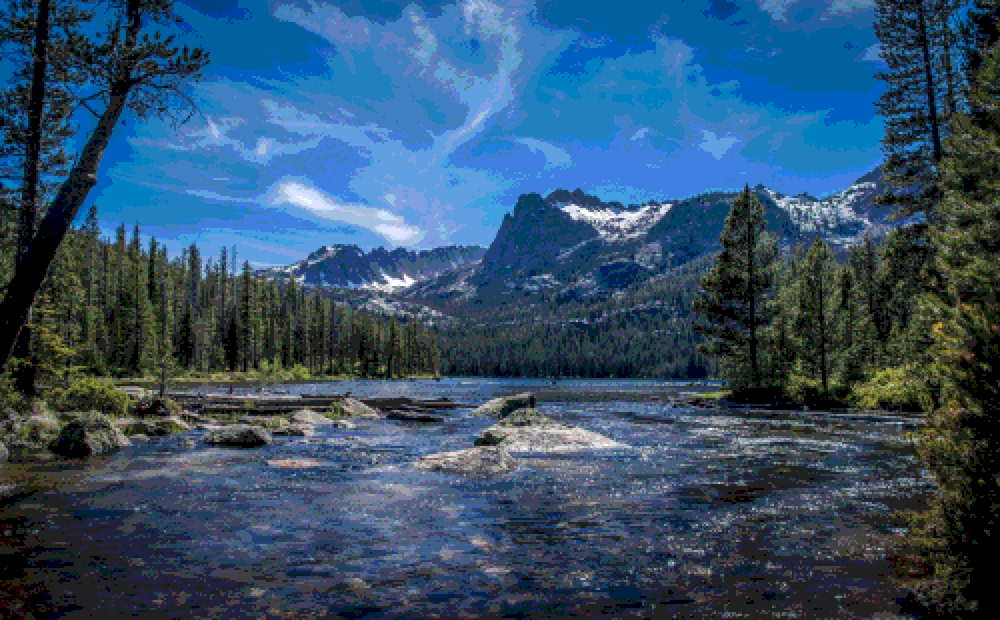
#> input picture sample/mosaic_high.png, 1000 x 620 px, shrunk from 2500 x 1550 before the run
$ python mosaic.py --target sample/mosaic_high.png --collection sample --tile-size 100
#> lines starting #> are read from the running program, lines starting #| are printed output that depends on the picture
import os
from argparse import ArgumentParser
from typing import Dict, List, Tuple

import numpy as np
from PIL import Image

parser = ArgumentParser()
parser.add_argument(
    "-t",
    "--target",
    help="path to the target image to create a mosaic of",
    required=True,
    type=str,
)
parser.add_argument(
    "-c",
    "--collection",
    help="path to a directory of images to create the mosaic from",
    required=True,
    type=str,
)
parser.add_argument(
    "-ts",
    "--tile-size",
    help="x and y dimensions of the target image",
    required=True,
    type=int,
)


def calc_avg_rgb_per_img(collection_path: str) -> Dict[str, Tuple[int, int, int]]:
    files = os.listdir(collection_path)
    if len(files) == 0:
        raise Exception("collection is empty")

    avg_rgb_per_img = dict()
    for file in files:
        file_path = "{}/{}".format(collection_path, file)
        img = Image.open(file_path)
        avg_rgb = np.mean(np.array(img), axis=(0, 1))
        avg_rgb_per_img[file_path] = avg_rgb

    return avg_rgb_per_img


def calc_avg_rgb_per_tile(target_path: str, tile_size: int) -> List[List[int]]:
    img = np.array(Image.open(target_path))

    avg_rgb_per_tile = list()
    for i in range(0, len(img) // tile_size):
        avg_rgb_per_row = list()
        for j in range(0, len(img[0]) // tile_size):
            tile = img[
                i * tile_size : (i + 1) * tile_size, j * tile_size : (j + 1) * tile_size
            ]
            avg_rgb = np.mean(tile, axis=(0, 1))
            avg_rgb_per_row.append(avg_rgb)
        avg_rgb_per_tile.append(avg_rgb_per_row)

    return avg_rgb_per_tile


def calc_distance(rgb1: Tuple[int, int, int], rgb2: Tuple[int, int, int]) -> float:
    return (
        (rgb1[0] - rgb2[0]) ** 2 + (rgb1[1] - rgb2[1]) ** 2 + (rgb1[2] - rgb2[2]) ** 2
    )


def calc_closest_fit(
    rgb: Tuple[int, int, int], avg_rgb_per_img_map: Dict[str, Tuple[int, int, int]]
) -> str:
    best_fit = 256**2
    best_img_path = None
    for img_path, img_rgb in avg_rgb_per_img_map.items():
        distance = calc_distance(rgb, img_rgb)
        if distance < best_fit:
            best_fit = distance
            best_img_path = img_path

    return best_img_path


def calc_mosaic(
    avg_rgb_per_tile_list: List[List[int]],
    avg_rgb_per_img_map: Dict[str, Tuple[int, int, int]],
) -> List[List[str]]:
    mosaic = list()
    for tile_row in avg_rgb_per_tile_list:
        mosaic_row = list()
        for tile_rgb in tile_row:
            img_path = calc_closest_fit(tile_rgb, avg_rgb_per_img_map)
            mosaic_row.append(img_path)
        mosaic.append(mosaic_row)

    return mosaic


def assemble_mosaic(
    mosaic_list: List[List[str]], width: int, height: int, tile_size: int
) -> Image:
    img_arr = np.zeros((height, width, 3), dtype=np.uint8)

    for i in range(0, height // tile_size):
        for j in range(0, width // tile_size):
            tile = Image.open(mosaic_list[i][j])
            img_arr[
                i * tile_size : (i + 1) * tile_size,
                j * tile_size : (j + 1) * tile_size,
                0:3,
            ] = tile

    img = Image.fromarray(img_arr)

    return img


def main(target_path: str, collection_path: str, tile_size: List[int]):
    # assumptions:
    # * collection images are squared
    # * collection images are all of the same size
    # * target image is a multiple of the collection image

    # calc average RGB of collection images
#> called with target_path = 'sample/mosaic_high.png', collection_path = 'sample', tile_size = 100
    avg_rgb_per_img_map = calc_avg_rgb_per_img(collection_path)
#> in calc_avg_rgb_per_img, img is the input picture: PIL image 1000x620 RGB; mean R, G, B 50.8, 80.6, 106.7
#> in calc_avg_rgb_per_img, `avg_rgb = np.mean(np.array(img), axis=(0, 1))`: avg_rgb = [50.84, 80.58, 106.7]
#> avg_rgb_per_img_map = {'sample/mosaic_high.png': [50.84, 80.58, 106.7], 'sample/mosaic_low.png': [51.01, 81.18, 107.1]}

    # tile target image and calc average RGB of each tile
    avg_rgb_per_tile_list = calc_avg_rgb_per_tile(target_path, tile_size)
#> the loop in calc_avg_rgb_per_tile, `for i in range(0, len(img) // tile_size):` made 6 passes
#> after the loop in calc_avg_rgb_per_tile, `for i in range(0, len(img) // tile_size):`:
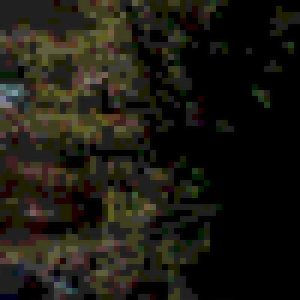
#> tile: shape (100, 100, 3) (shown 3 times larger); mean R, G, B 28.4, 26.4, 18
#> after the loop in calc_avg_rgb_per_tile, `for i in range(0, len(img) // tile_size):`: avg_rgb_per_tile = 6 items
#> avg_rgb_per_tile_list = 6 items

    # get closest fit for every tile
    mosaic_list = calc_mosaic(avg_rgb_per_tile_list, avg_rgb_per_img_map)
#> the loop in calc_mosaic, `for tile_row in avg_rgb_per_tile_list:` made 6 passes
#> mosaic_list = 6 items

    # assemble
    mosaic_width, mosaic_height = Image.open(target_path).size
#> mosaic_width = 1000; mosaic_height = 620
    mosaic_img = assemble_mosaic(mosaic_list, mosaic_width, mosaic_height, tile_size)

    # save
    mosaic_img_name = "mosaic.png"
    mosaic_img.save(mosaic_img_name, "png")


if __name__ == "__main__":
    args = parser.parse_args()
#> (the run stopped early here; a loop or call above may not have finished)
